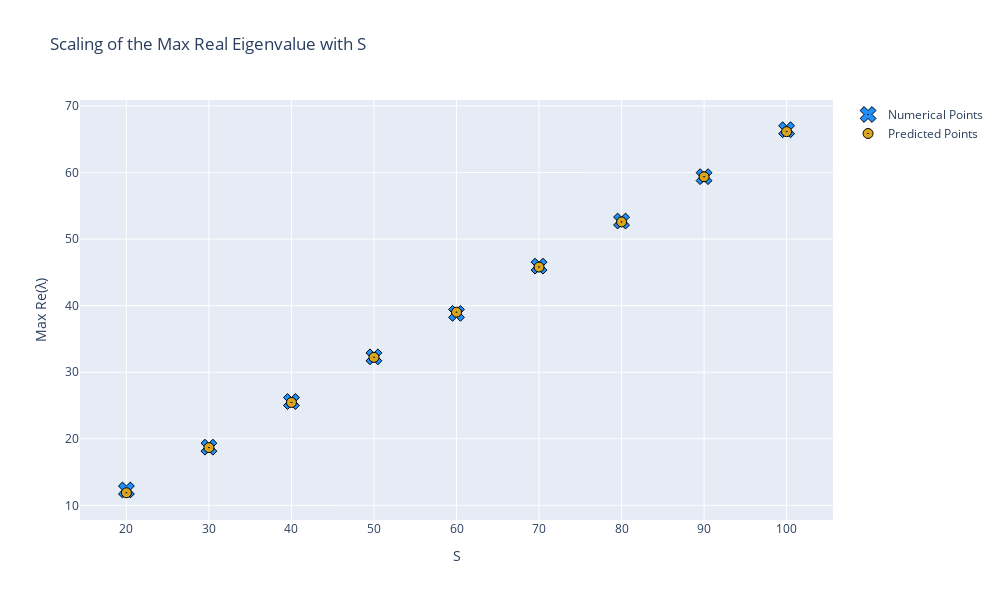

Write notebook code for a chart like this one.
### Code cell
np.random.seed(1245)

# setting
S_vec = np.arange(20, 110, 10).astype(int)  # number of species
N = 10                                      # number of iterations for each # species (take the average value)

df_max_re = pd.DataFrame(columns=['Maxeig', 'Predicted', 'S'])

# build the random matrices and find the max real eigenvalue
for s in S_vec:
    max_eig = []
    for i in range(N):
        M = randommatrix(s, d, C, mutualistic=True)
        eig_M, _ = np.linalg.eig(M)
        
        max_eig.append(np.max(np.real(eig_M)))
        
    lambda_pred = predict_lambda_max(s)
    
    df_max_re = df_max_re.append({'Maxeig': np.average(max_eig), 'Predicted': lambda_pred, 'S':str(s)}, ignore_index=True)
    
        
display(df_max_re.round(2))

# plot
fig = go.Figure(data=go.Scatter(x=df_max_re['S'], y=df_max_re['Maxeig'], 
                                mode = 'markers',
                                marker_color = 'dodgerblue',
                                marker_symbol = 'x-dot',
                                marker_size = 14,
                                showlegend=True,
                                name='Numerical Points')
)

fig.add_trace(go.Scatter(x=df_max_re['S'], y=df_max_re['Predicted'], 
                        mode = 'markers',
                        marker_color = 'goldenrod',
                        marker_symbol = 'circle-dot',
                        marker_size = 10,
                        showlegend=True,
                        name='Predicted Points')
)

fig.update_layout(
    title="Scaling of the Max Real Eigenvalue with S",
    xaxis_title="S",
    yaxis_title="Max Re(λ)",
    width=1000,
    height=600
)
fig.update_traces(
    marker = dict(line=dict(width=1, color='Black')
    )
)

if savegit: 
    path = "images/hw04_scaling_maxeig.png"
    fig.write_image(path)
    display(Image(path))
    
else:
    fig.show()

### Figure 1 — Plotly figure (JSON) as saved in the notebook; plotly's stock layout.template omitted (floating-point values rounded to 4 significant figures)
{"data": [{"marker": {"color": "dodgerblue", "line": {"color": "Black", "width": 1}, "size": 14, "symbol": "x-dot"}, "mode": "markers", "name": "Numerical Points", "showlegend": true, "type": "scatter", "x": ["20", "30", "40", "50", "60", "70", "80", "90", "100"], "y": [12.3, 18.73, 25.6, 32.31, 38.84, 45.94, 52.71, 59.38, 66.43]}, {"marker": {"color": "goldenrod", "line": {"color": "Black", "width": 1}, "size": 10, "symbol": "circle-dot"}, "mode": "markers", "name": "Predicted Points", "showlegend": true, "type": "scatter", "x": ["20", "30", "40", "50", "60", "70", "80", "90", "100"], "y": [11.89, 18.67, 25.45, 32.23, 39.01, 45.8, 52.58, 59.36, 66.14]}], "layout": {"height": 600, "title": {"text": "Scaling of the Max Real Eigenvalue with S"}, "width": 1000, "xaxis": {"title": {"text": "S"}}, "yaxis": {"title": {"text": "Max Re(λ)"}}}}
